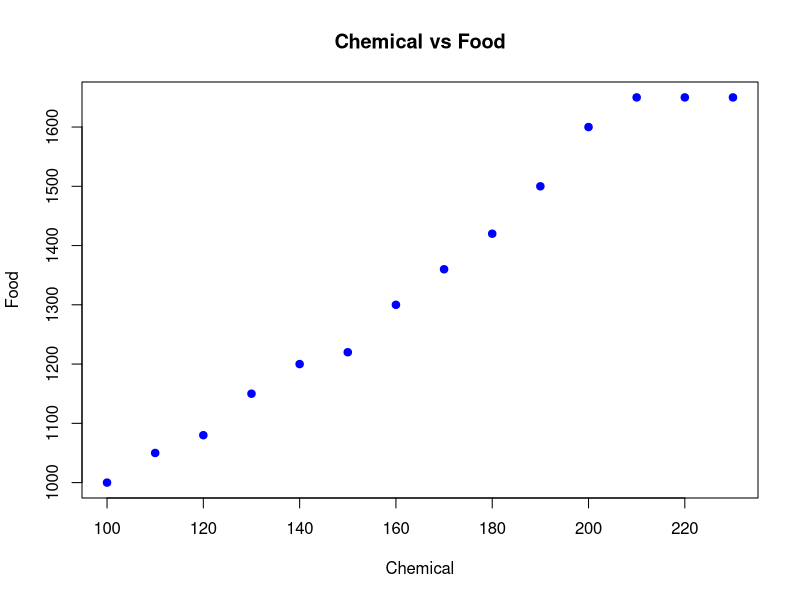

Recreate this plot in R.
chem <- c(100, 110, 120, 130, 140, 150, 160, 170, 180, 190, 200, 210, 220, 230)
food <- c(1000, 1050, 1080, 1150, 1200, 1220, 1300, 1360, 1420, 1500, 1600, 1650, 1650, 1650)

# Calculate correlation coefficient
correlation <- cor(chem, food)
print(paste("Correlation Coefficient:", correlation))

# Calculate covariance
covariance <- cov(chem, food)
print("Covariance:")
print(covariance)

# Calculate correlation matrix
data_matrix <- matrix(c(chem, food), ncol = 2)
correlation_matrix <- cor(data_matrix)
print("Correlation Matrix:")
print(correlation_matrix)

# Calculate covariance matrix
covariance_matrix <- cov(data_matrix)
print("Covariance Matrix:")
print(covariance_matrix)



plot(chem, food, main = "Chemical vs Food", xlab = "Chemical", ylab = "Food", pch = 19, col = "blue")
